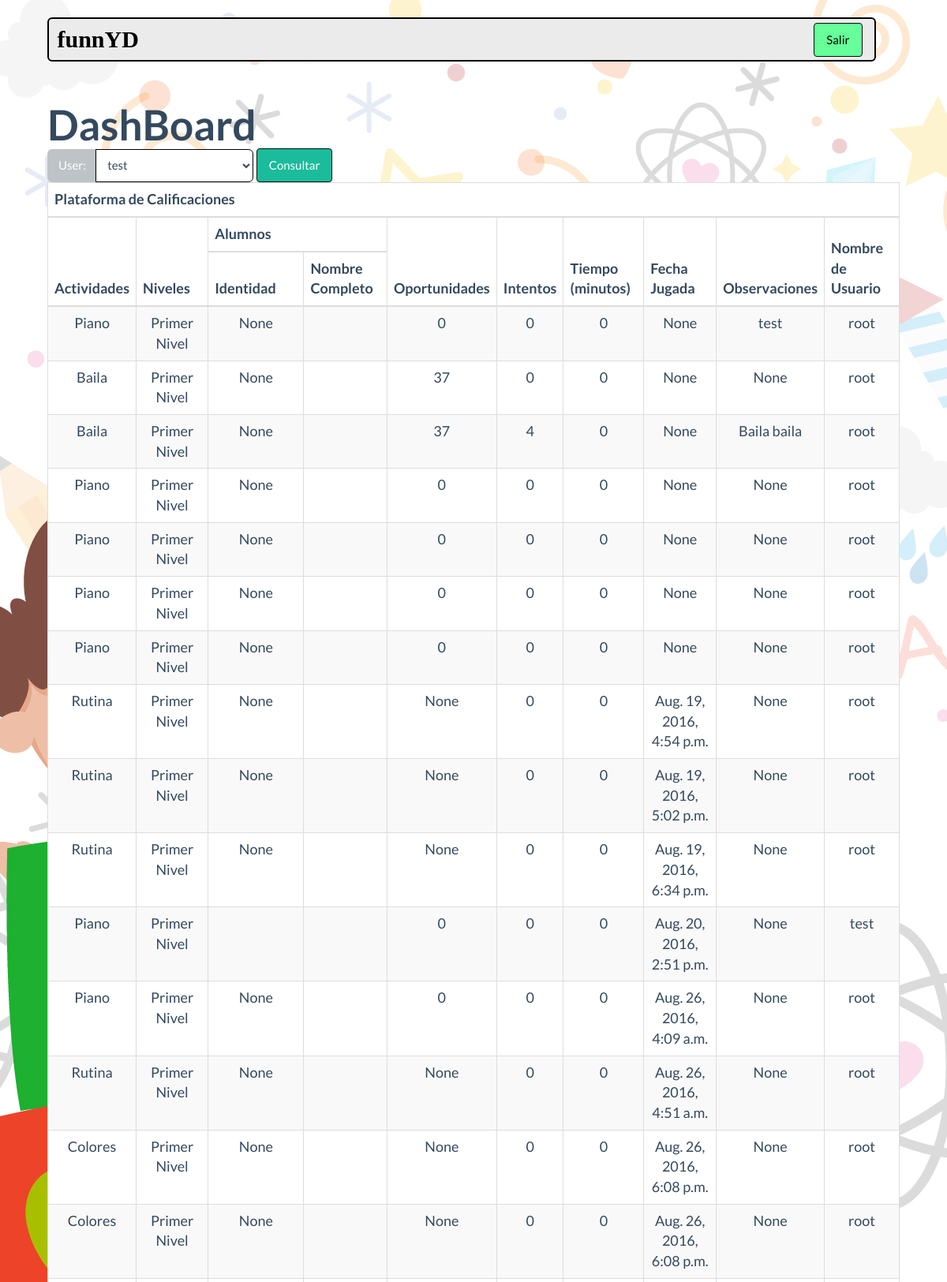
The app's page /admon/ (upper part) with its own data.
### niveles/models.py (models this page shows, shortened)
class Intento(models.Model):
    piano_notes = models.TextField(blank=True, null=True)
    intentos = models.IntegerField(blank=True, null=True)
    cantidad = models.IntegerField(blank=True, null=True)
    time = models.IntegerField(blank=True, null=True)
    sound = models.ForeignKey(soundModel)
    user = models.ForeignKey(User, blank=True, null=True)
    created_at = models.DateTimeField(auto_now_add=True, null=True, blank=True)
    updated_at = models.DateTimeField(auto_now=True, null=True, blank=True)
    observation = models.TextField(blank=True, null=True)

class soundModel(models.Model):
    nombre = models.CharField(max_length=100, blank=False, null=False)
    file = models.FileField(upload_to='funnyd/static/sounds/')
    piano_notes = models.TextField(blank=True, null=True)
    nivel = models.ForeignKey(nivelesModel)
    tiempo = models.IntegerField('Tiempo en Segundos', blank=True, null=True)
    color = models.CharField(max_length=50, blank=True, null=True)
    class Meta:
        verbose_name = 'Cancion'
        verbose_name_plural = 'Canciones'

class nivelesModel(models.Model):
    nombre = models.CharField(max_length=100, blank=False, null=False)
    slug = models.SlugField()
    juego = models.CharField(max_length=50, blank=False, null=False)
    color = models.CharField(max_length=50, blank=True, null=True)
    actividad = models.ForeignKey(actividadesModel)
    image = models.ImageField(name='image', blank=True, null=True, upload_to="./static/images/", storage=fs)
    class Meta:
        verbose_name = 'Nivel'
        verbose_name_plural = 'Niveles'

### actividades/models.py (models this page shows, shortened)
class actividadesModel(models.Model):
    class Meta:
        verbose_name = 'Actividad'
        verbose_name_plural = 'Actividades'
    nombre = models.CharField(max_length=100, blank=False, null=False)
    key_press = models.CharField(max_length=3, blank=True, null=True)
    key_press_description = models.CharField(max_length=100, blank=True, null=True)
    slug = models.SlugField()
    image = models.ImageField(name='image', blank=True, null=True, upload_to="./static/images/", storage=fs)
    tiempo = models.IntegerField(blank=True, null=True)
    color = models.CharField(max_length=50, blank=True, null=True)
    video = models.CharField(max_length=200, blank=True, null=True)

### usuarios/models.py (models this page shows, shortened)
class usuariosModel(models.Model):
    class Meta:
        verbose_name = 'Usuario'
        verbose_name_plural = 'Usuarios'
    user = models.OneToOneField(User)
    slug = models.SlugField()
    documento = models.PositiveIntegerField(null=True, blank=True)
    genero = models.CharField(max_length=2, choices=GENEROS, null=False, blank=False)
    fnacimiento = models.DateField()

### admon/views.py (the view)
# urls.py: url(r'^admon/$', dashboard, name='dash_board'),
def dashboard(request):
    users = User.objects.filter(is_staff=False)
    ui = request.GET.get('ui', None)
    if ui:
        intento = Intento.objects.filter(user__id=ui)
    else:
        intento = Intento.objects.all()
    data = {
        'intentos': intento,
        'users': users
    }
    return render(request, 'dash_board.html', data)

### admon/templates/dash_board.html (shortened to what this page needs)
{% extends "app/base.html" %}
{% load staticfiles %}
{% load static %}
{% block menu %}
    {% include "menu_admon.html" %}
{% endblock menu %}
{% block assets %}
    <link href="https://maxcdn.bootstrapcdn.com/bootstrap/3.3.7/css/bootstrap.min.css" rel="stylesheet">
{% endblock %}
{% block content %}
    <div class="row">
        <h2>DashBoard</h2>
    </div>
    <div class="row">
        <form class="form-inline" method="get">
            <div class="form-group">
                <div class="input-group">
                    <div class="input-group-addon">User: </div>
                    <select id="id_ui" name="ui" class="form-control" style="width: 200px;">
                        {% for u in users %}
                            <option value="{{ u.id }}">{{ u.username }}</option>
                        {% endfor %}
                    </select>
                </div>
            </div>
            <button type="submit" class="btn btn-primary">Consultar</button>
        </form>
    </div>
    <div class="row">
        <table class="table table-bordered table-striped" style="background-color: white;" id="dash">
            <thead>
            <tr>
                <th colspan="10">Plataforma de Calificaciones</th>
            </tr>
            <tr>
                <th rowspan="2">Actividades</th>
                <th rowspan="2">Niveles</th>
                <th colspan="2">Alumnos</th>
                <th rowspan="2">Oportunidades</th>
                <th rowspan="2">Intentos</th>
                <th rowspan="2">Tiempo (minutos)</th>
                <th rowspan="2">Fecha Jugada</th>
                <th rowspan="2">Observaciones</th>
                <th rowspan="2">Nombre de Usuario</th>
            </tr>
            <tr>
                <th>Identidad</th>
                <th>Nombre Completo</th>
            </tr>
            </thead>
            <tbody>
            {% for intento in intentos %}
                <tr onclick="window.show_modal({{ intento.id }}, '{{ intento.observation }}')">
                    <td>{{ intento.sound.nivel.actividad.nombre }}</td>
                    <td>{{ intento.sound.nivel.nombre }}</td>
                    <td>{{ intento.user.usuariosmodel.documento }}</td>
                    <td>{{ intento.user.first_name }}</td>
                    <td>{{ intento.cantidad }}</td>
                    <td>{{ intento.intentos }}</td>
                    <td>0</td>
                    <td>{{ intento.created_at }}</td>
                    <td>{{ intento.observation }}</td>
                    <td>{{ intento.user.username }}</td>
                </tr>
            {% endfor %}
            </tbody>
        </table>
    </div>
{% endblock content %}

### app/templates/app/base.html (shortened to what this page needs)
{% load staticfiles %}
<!DOCTYPE html>
<html lang="en">
<head>
    {% block assets %}
    {% endblock assets %}
    <link rel="stylesheet" href="{% static "css/flat-ui.css" %}">
	<link rel="stylesheet" href="{% static "css/styles.css" %}">
</head>
<body style="background-image: url('{% static "img/background.jpg" %}');" {% block onload %}{% endblock onload %}>
	<div class="container">
		<div class="menu middle flex">
			{% block menu %}
			{% endblock menu %}
		</div>
		<div class="content center">
			{% block content %}
			{% endblock content %}
		</div>
	</div>
</body>
</html>

### app/templates/menu_admon.html (shortened to what this page needs)
<nav class="navbar navbar-embossed menu-nav row middle" style="background-color: #EBEBEB">
	<div class="col-4">
        <div class="fuente">
            funnYD
        </div>
        </div>
        <div class="col-1">
            <a href="{% url 'logout' %}" class="btn btn-primary" style="background-color: #66FF99; color: black;">Salir</a>
        </div>
</nav>

### funnyd/static/css/styles.css (style rules this page uses)
.container { margin-right:auto;margin-left:auto;padding-right:5%;padding-left:5%;max-width:98% }
.row { box-sizing:border-box;display:-webkit-flex;display:-ms-flexbox;display:-webkit-box;display:flex;-webkit-flex:0 1 auto;-ms-flex:0 1 auto;-webkit-box-flex:0;flex:0 1 auto;-webkit-flex-direction:row;-ms-flex-direction:row;-webkit-box-orient:horizontal;-webkit-box-direction:normal;flex-direction:row;-webkit-flex-wrap:wrap;-ms-flex-wrap:wrap;flex-wrap:wrap }
.col-0,.col-1,.col-2,.col-3,.col-4,.col-5,.col-6,.col-7,.col-8,.col-9,.col-10,.col-11,.col-12 { box-sizing:border-box;-webkit-flex:0 0 auto;-ms-flex:0 0 auto;-webkit-box-flex:0;flex:0 0 auto;padding-right:1%;padding-left:1% }
.col-1 { -ms-flex-preferred-size:8.333%;-webkit-flex-basis:8.333%;flex-basis:8.333%;max-width:8.333% }
.col-4 { -ms-flex-preferred-size:33.333%;-webkit-flex-basis:33.333%;flex-basis:33.333%;max-width:33.333% }
.center { -webkit-justify-content:center;-ms-flex-pack:center;-webkit-box-pack:center;justify-content:center;text-align:center }
.middle { -webkit-align-items:center;-ms-flex-align:center;-webkit-box-align:center;align-items:center }
h1,h2,h3,h4 { margin:0 }
.menu { height:130px }
.fuente { font-size:30px;color:#000;font-family:Comic Sans MS;font-weight:bold; }
.menu-nav { width:100%;background:#decb7e;color:#000;border-style:solid;border-width:2px; }
.flex { display:flex }
.form-control { width:280px; border: 1px solid #000 !important; }
.btn-primary { border: 1px solid #070C05; }

### records on screen
Intento: sound.nivel.actividad.nombre "Piano", sound.nivel.nombre "Primer Nivel", user.usuariosmodel.documento "None", cantidad "0", intentos "0", created_at "None", observation "test", user.username "root"
Intento: sound.nivel.actividad.nombre "Baila", sound.nivel.nombre "Primer Nivel", user.usuariosmodel.documento "None", cantidad "37", intentos "0", created_at "None", observation "None", user.username "root"
Intento: sound.nivel.actividad.nombre "Baila", sound.nivel.nombre "Primer Nivel", user.usuariosmodel.documento "None", cantidad "37", intentos "4", created_at "None", observation "Baila baila", user.username "root"
Intento: sound.nivel.actividad.nombre "Piano", sound.nivel.nombre "Primer Nivel", user.usuariosmodel.documento "None", cantidad "0", intentos "0", created_at "None", observation "None", user.username "root"
Intento: sound.nivel.actividad.nombre "Piano", sound.nivel.nombre "Primer Nivel", user.usuariosmodel.documento "None", cantidad "0", intentos "0", created_at "None", observation "None", user.username "root"
Intento: sound.nivel.actividad.nombre "Piano", sound.nivel.nombre "Primer Nivel", user.usuariosmodel.documento "None", cantidad "0", intentos "0", created_at "None", observation "None", user.username "root"
Intento: sound.nivel.actividad.nombre "Piano", sound.nivel.nombre "Primer Nivel", user.usuariosmodel.documento "None", cantidad "0", intentos "0", created_at "None", observation "None", user.username "root"
Intento: sound.nivel.actividad.nombre "Rutina", sound.nivel.nombre "Primer Nivel", user.usuariosmodel.documento "None", cantidad "None", intentos "0", created_at "Aug. 19, 2016, 4:54 p.m.", observation "None", user.username "root"
Intento: sound.nivel.actividad.nombre "Rutina", sound.nivel.nombre "Primer Nivel", user.usuariosmodel.documento "None", cantidad "None", intentos "0", created_at "Aug. 19, 2016, 5:02 p.m.", observation "None", user.username "root"
Intento: sound.nivel.actividad.nombre "Rutina", sound.nivel.nombre "Primer Nivel", user.usuariosmodel.documento "None", cantidad "None", intentos "0", created_at "Aug. 19, 2016, 6:34 p.m.", observation "None", user.username "root"
Intento: sound.nivel.actividad.nombre "Piano", sound.nivel.nombre "Primer Nivel", cantidad "0", intentos "0", created_at "Aug. 20, 2016, 2:51 p.m.", observation "None", user.username "test"
Intento: sound.nivel.actividad.nombre "Piano", sound.nivel.nombre "Primer Nivel", user.usuariosmodel.documento "None", cantidad "0", intentos "0", created_at "Aug. 26, 2016, 4:09 a.m.", observation "None", user.username "root"
Intento: sound.nivel.actividad.nombre "Rutina", sound.nivel.nombre "Primer Nivel", user.usuariosmodel.documento "None", cantidad "None", intentos "0", created_at "Aug. 26, 2016, 4:51 a.m.", observation "None", user.username "root"
Intento: sound.nivel.actividad.nombre "Colores", sound.nivel.nombre "Primer Nivel", user.usuariosmodel.documento "None", cantidad "None", intentos "0", created_at "Aug. 26, 2016, 6:08 p.m.", observation "None", user.username "root"
Intento: sound.nivel.actividad.nombre "Colores", sound.nivel.nombre "Primer Nivel", user.usuariosmodel.documento "None", cantidad "None", intentos "0", created_at "Aug. 26, 2016, 6:08 p.m.", observation "None", user.username "root"

### other values on screen
form field ui "test"
